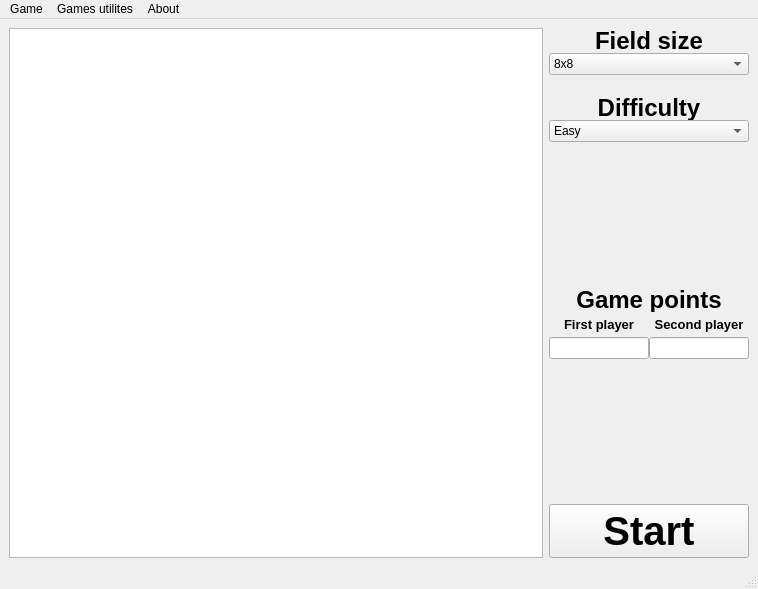
<?xml version="1.0" encoding="UTF-8"?>
<ui version="4.0">
 <class>MainWindow</class>
 <widget class="QMainWindow" name="MainWindow">
  <property name="geometry">
   <rect>
    <x>0</x>
    <y>0</y>
    <width>758</width>
    <height>589</height>
   </rect>
  </property>
  <property name="windowTitle">
   <string>MainWindow</string>
  </property>
  <widget class="QWidget" name="centralwidget">
   <layout class="QHBoxLayout" name="horizontalLayout" stretch="10,1">
    <property name="sizeConstraint">
     <enum>QLayout::SetMinimumSize</enum>
    </property>
    <item>
     <widget class="QGraphicsView" name="graphicsView_chessboard">
      <property name="minimumSize">
       <size>
        <width>530</width>
        <height>530</height>
       </size>
      </property>
     </widget>
    </item>
    <item>
     <layout class="QVBoxLayout" name="verticalLayout" stretch="0,0,0,0,0,0,0,0,0,0">
      <property name="spacing">
       <number>0</number>
      </property>
      <property name="sizeConstraint">
       <enum>QLayout::SetMaximumSize</enum>
      </property>
      <property name="leftMargin">
       <number>0</number>
      </property>
      <property name="topMargin">
       <number>0</number>
      </property>
      <property name="bottomMargin">
       <number>0</number>
      </property>
      <item>
       <widget class="QLabel" name="label_Field_Size">
        <property name="minimumSize">
         <size>
          <width>200</width>
          <height>25</height>
         </size>
        </property>
        <property name="maximumSize">
         <size>
          <width>160</width>
          <height>25</height>
         </size>
        </property>
        <property name="font">
         <font>
          <pointsize>18</pointsize>
          <weight>75</weight>
          <bold>true</bold>
         </font>
        </property>
        <property name="text">
         <string>Field size</string>
        </property>
        <property name="textFormat">
         <enum>Qt::AutoText</enum>
        </property>
        <property name="alignment">
         <set>Qt::AlignCenter</set>
        </property>
        <property name="wordWrap">
         <bool>false</bool>
        </property>
        <property name="openExternalLinks">
         <bool>false</bool>
        </property>
       </widget>
      </item>
      <item>
       <widget class="QComboBox" name="comboBox_Field_Size">
        <property name="font">
         <font>
          <weight>50</weight>
          <bold>false</bold>
         </font>
        </property>
        <item>
         <property name="text">
          <string>8x8</string>
         </property>
        </item>
        <item>
         <property name="text">
          <string>16x16</string>
         </property>
        </item>
        <item>
         <property name="text">
          <string>24x24</string>
         </property>
        </item>
       </widget>
      </item>
      <item>
       <spacer name="verticalSpacer_3">
        <property name="orientation">
         <enum>Qt::Vertical</enum>
        </property>
        <property name="sizeType">
         <enum>QSizePolicy::Minimum</enum>
        </property>
        <property name="sizeHint" stdset="0">
         <size>
          <width>20</width>
          <height>20</height>
         </size>
        </property>
       </spacer>
      </item>
      <item>
       <widget class="QLabel" name="label_Difficulty">
        <property name="minimumSize">
         <size>
          <width>200</width>
          <height>25</height>
         </size>
        </property>
        <property name="maximumSize">
         <size>
          <width>160</width>
          <height>25</height>
         </size>
        </property>
        <property name="font">
         <font>
          <pointsize>18</pointsize>
          <weight>75</weight>
          <bold>true</bold>
         </font>
        </property>
        <property name="text">
         <string>Difficulty</string>
        </property>
        <property name="alignment">
         <set>Qt::AlignCenter</set>
        </property>
       </widget>
      </item>
      <item>
       <widget class="QComboBox" name="comboBox_Difficulty">
        <item>
         <property name="text">
          <string>Easy</string>
         </property>
        </item>
        <item>
         <property name="text">
          <string>Normal</string>
         </property>
        </item>
        <item>
         <property name="text">
          <string>Hard</string>
         </property>
        </item>
        <item>
         <property name="text">
          <string>Unreal</string>
         </property>
        </item>
       </widget>
      </item>
      <item>
       <spacer name="verticalSpacer">
        <property name="orientation">
         <enum>Qt::Vertical</enum>
        </property>
        <property name="sizeHint" stdset="0">
         <size>
          <width>20</width>
          <height>40</height>
         </size>
        </property>
       </spacer>
      </item>
      <item>
       <widget class="QLabel" name="label_Game_Points">
        <property name="minimumSize">
         <size>
          <width>200</width>
          <height>25</height>
         </size>
        </property>
        <property name="maximumSize">
         <size>
          <width>160</width>
          <height>25</height>
         </size>
        </property>
        <property name="font">
         <font>
          <pointsize>18</pointsize>
          <weight>75</weight>
          <bold>true</bold>
         </font>
        </property>
        <property name="text">
         <string>Game points</string>
        </property>
        <property name="alignment">
         <set>Qt::AlignCenter</set>
        </property>
       </widget>
      </item>
      <item>
       <layout class="QGridLayout" name="gridLayout" rowstretch="0,0">
        <property name="sizeConstraint">
         <enum>QLayout::SetDefaultConstraint</enum>
        </property>
        <property name="leftMargin">
         <number>0</number>
        </property>
        <property name="topMargin">
         <number>0</number>
        </property>
        <property name="rightMargin">
         <number>0</number>
        </property>
        <property name="bottomMargin">
         <number>0</number>
        </property>
        <property name="spacing">
         <number>0</number>
        </property>
        <item row="1" column="0">
         <widget class="QLineEdit" name="lineEdit_First_Player">
          <property name="maximumSize">
           <size>
            <width>160</width>
            <height>25</height>
           </size>
          </property>
          <property name="text">
           <string/>
          </property>
          <property name="readOnly">
           <bool>true</bool>
          </property>
         </widget>
        </item>
        <item row="0" column="0">
         <widget class="QLabel" name="label_First_Player">
          <property name="minimumSize">
           <size>
            <width>100</width>
            <height>25</height>
           </size>
          </property>
          <property name="maximumSize">
           <size>
            <width>160</width>
            <height>25</height>
           </size>
          </property>
          <property name="font">
           <font>
            <pointsize>10</pointsize>
            <weight>75</weight>
            <bold>true</bold>
           </font>
          </property>
          <property name="text">
           <string>First player</string>
          </property>
          <property name="alignment">
           <set>Qt::AlignCenter</set>
          </property>
         </widget>
        </item>
        <item row="1" column="1">
         <widget class="QLineEdit" name="lineEdit_Second_Player">
          <property name="maximumSize">
           <size>
            <width>160</width>
            <height>25</height>
           </size>
          </property>
          <property name="readOnly">
           <bool>true</bool>
          </property>
         </widget>
        </item>
        <item row="0" column="1">
         <widget class="QLabel" name="label_Second_Player">
          <property name="minimumSize">
           <size>
            <width>100</width>
            <height>25</height>
           </size>
          </property>
          <property name="font">
           <font>
            <pointsize>10</pointsize>
            <weight>75</weight>
            <bold>true</bold>
           </font>
          </property>
          <property name="text">
           <string>Second player</string>
          </property>
          <property name="alignment">
           <set>Qt::AlignCenter</set>
          </property>
         </widget>
        </item>
       </layout>
      </item>
      <item>
       <spacer name="verticalSpacer_2">
        <property name="orientation">
         <enum>Qt::Vertical</enum>
        </property>
        <property name="sizeHint" stdset="0">
         <size>
          <width>20</width>
          <height>40</height>
         </size>
        </property>
       </spacer>
      </item>
      <item>
       <widget class="QPushButton" name="pushButton_Start_Finish">
        <property name="maximumSize">
         <size>
          <width>16777215</width>
          <height>16777215</height>
         </size>
        </property>
        <property name="font">
         <font>
          <pointsize>30</pointsize>
          <weight>75</weight>
          <bold>true</bold>
         </font>
        </property>
        <property name="contextMenuPolicy">
         <enum>Qt::DefaultContextMenu</enum>
        </property>
        <property name="text">
         <string>Start</string>
        </property>
       </widget>
      </item>
     </layout>
    </item>
   </layout>
  </widget>
  <widget class="QMenuBar" name="menubar">
   <property name="geometry">
    <rect>
     <x>0</x>
     <y>0</y>
     <width>758</width>
     <height>21</height>
    </rect>
   </property>
   <widget class="QMenu" name="menuGame">
    <property name="title">
     <string>Game</string>
    </property>
    <addaction name="actionSave"/>
    <addaction name="actionLoad"/>
    <addaction name="actionRating_board"/>
    <addaction name="actionExit"/>
   </widget>
   <widget class="QMenu" name="menuAbout">
    <property name="title">
     <string>About</string>
    </property>
    <addaction name="actionHelp"/>
   </widget>
   <widget class="QMenu" name="menuGames_utilites">
    <property name="title">
     <string>Games utilites</string>
    </property>
    <addaction name="actionHide"/>
    <addaction name="actionUndo"/>
   </widget>
   <addaction name="menuGame"/>
   <addaction name="menuGames_utilites"/>
   <addaction name="menuAbout"/>
  </widget>
  <widget class="QStatusBar" name="statusbar"/>
  <action name="actionSave">
   <property name="text">
    <string>Save</string>
   </property>
  </action>
  <action name="actionLoad">
   <property name="text">
    <string>Load</string>
   </property>
  </action>
  <action name="actionExit">
   <property name="text">
    <string>Exit</string>
   </property>
  </action>
  <action name="actionHelp">
   <property name="text">
    <string>Help</string>
   </property>
  </action>
  <action name="actionRating_board">
   <property name="text">
    <string>Rating board</string>
   </property>
  </action>
  <action name="actionHide">
   <property name="text">
    <string>Hide(?)</string>
   </property>
  </action>
  <action name="actionUndo">
   <property name="text">
    <string>Undo</string>
   </property>
  </action>
 </widget>
 <resources/>
 <connections>
  <connection>
   <sender>actionExit</sender>
   <signal>triggered()</signal>
   <receiver>MainWindow</receiver>
   <slot>exit()</slot>
   <hints>
    <hint type="sourcelabel">
     <x>-1</x>
     <y>-1</y>
    </hint>
    <hint type="destinationlabel">
     <x>451</x>
     <y>270</y>
    </hint>
   </hints>
  </connection>
  <connection>
   <sender>actionLoad</sender>
   <signal>triggered()</signal>
   <receiver>MainWindow</receiver>
   <slot>loadGame()</slot>
   <hints>
    <hint type="sourcelabel">
     <x>-1</x>
     <y>-1</y>
    </hint>
    <hint type="destinationlabel">
     <x>378</x>
     <y>294</y>
    </hint>
   </hints>
  </connection>
  <connection>
   <sender>actionSave</sender>
   <signal>triggered()</signal>
   <receiver>MainWindow</receiver>
   <slot>saveGame()</slot>
   <hints>
    <hint type="sourcelabel">
     <x>-1</x>
     <y>-1</y>
    </hint>
    <hint type="destinationlabel">
     <x>378</x>
     <y>294</y>
    </hint>
   </hints>
  </connection>
  <connection>
   <sender>actionRating_board</sender>
   <signal>triggered()</signal>
   <receiver>MainWindow</receiver>
   <slot>ratingBoard()</slot>
   <hints>
    <hint type="sourcelabel">
     <x>276</x>
     <y>43</y>
    </hint>
    <hint type="destinationlabel">
     <x>378</x>
     <y>294</y>
    </hint>
   </hints>
  </connection>
  <connection>
   <sender>actionHelp</sender>
   <signal>triggered()</signal>
   <receiver>MainWindow</receiver>
   <slot>help()</slot>
   <hints>
    <hint type="sourcelabel">
     <x>91</x>
     <y>24</y>
    </hint>
    <hint type="destinationlabel">
     <x>378</x>
     <y>294</y>
    </hint>
   </hints>
  </connection>
  <connection>
   <sender>actionUndo</sender>
   <signal>triggered()</signal>
   <receiver>MainWindow</receiver>
   <slot>undo()</slot>
   <hints>
    <hint type="sourcelabel">
     <x>-1</x>
     <y>-1</y>
    </hint>
    <hint type="destinationlabel">
     <x>378</x>
     <y>294</y>
    </hint>
   </hints>
  </connection>
  <connection>
   <sender>actionHide</sender>
   <signal>triggered()</signal>
   <receiver>MainWindow</receiver>
   <slot>hideForGame()</slot>
   <hints>
    <hint type="sourcelabel">
     <x>-1</x>
     <y>-1</y>
    </hint>
    <hint type="destinationlabel">
     <x>378</x>
     <y>294</y>
    </hint>
   </hints>
  </connection>
  <connection>
   <sender>pushButton_Start_Finish</sender>
   <signal>clicked()</signal>
   <receiver>MainWindow</receiver>
   <slot>startFinishGame()</slot>
   <hints>
    <hint type="sourcelabel">
     <x>646</x>
     <y>530</y>
    </hint>
    <hint type="destinationlabel">
     <x>378</x>
     <y>294</y>
    </hint>
   </hints>
  </connection>
 </connections>
 <slots>
  <slot>exit()</slot>
  <slot>loadGame()</slot>
  <slot>saveGame()</slot>
  <slot>ratingBoard()</slot>
  <slot>help()</slot>
  <slot>undo()</slot>
  <slot>hideForGame()</slot>
  <slot>startFinishGame()</slot>
 </slots>
</ui>
